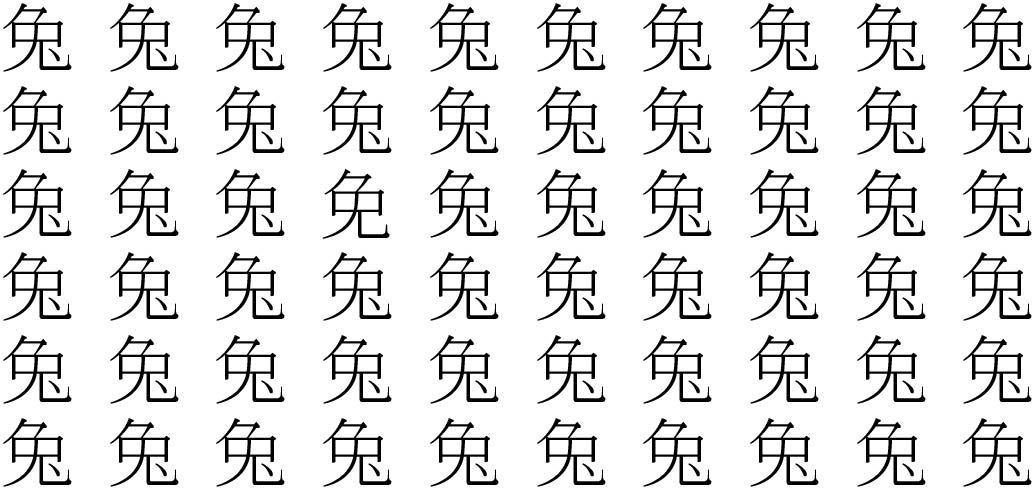
#> input picture templatematch/t2.jpg, 1035 x 490 px
$ python template.py
#> lines starting #> are read from the running program, lines starting #| are printed output that depends on the picture; after the words box and inside, x2 and y2 are one past the last pixel; in counts of white or black regions, pixels touching at a corner belong together
# template matching
import cv2
import numpy as np
from scipy import signal
from pprint import pprint
from matplotlib import pyplot as plt

def show_img(title, img):
    cv2.namedWindow(f"{title}", cv2.WINDOW_NORMAL)
    cv2.imshow(f"{title}", img)
    cv2.waitKey(0)


# 需要處理成透明背景 應該就可以找到對的物體進行辨識
path1 = "t2.jpg"
path2 = "template1.jpg"

img = cv2.imread(path1, 0)
#> img is the input picture: shape (490, 1035); min 0, max 255, mean 224.8

template = cv2.imread(path2, 0)
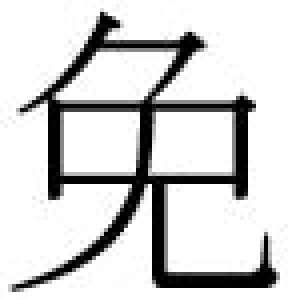
#> input picture templatematch/template1.jpg, 75 x 75 px (shown 4 times larger)
#> template is the input picture: shape (75, 75); min 0, max 255, mean 211.3
w = template.shape[1]
#> w = 75
h = template.shape[0]
#> h = 75
mask_img = np.where(template > 0, 100, 0)
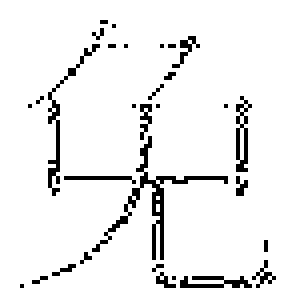
#> mask_img: shape (75, 75) int64 (shown 4 times larger); values 0 (black) and 100 (white), 93.5% white; black in thin lines or dots, all inside (x1, y1, x2, y2) = (5, 5, 69, 72)
mask_img = np.float32(mask_img)

cv2.imwrite("mask.jpg", mask_img)

res = cv2.matchTemplate(img, template, cv2.TM_CCORR_NORMED, mask=mask_img)
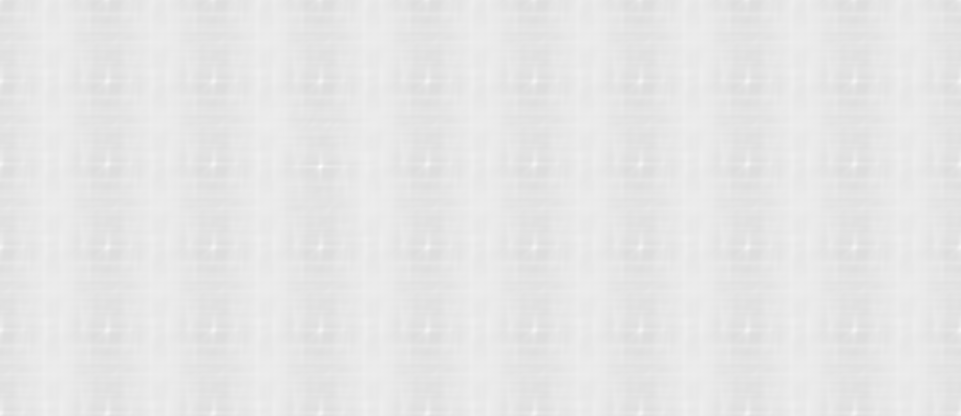
#> res: shape (416, 961) float32; min 0.87, max 1, mean 0.906

cv2.normalize(res, res, 0, 1, cv2.NORM_MINMAX, -1)
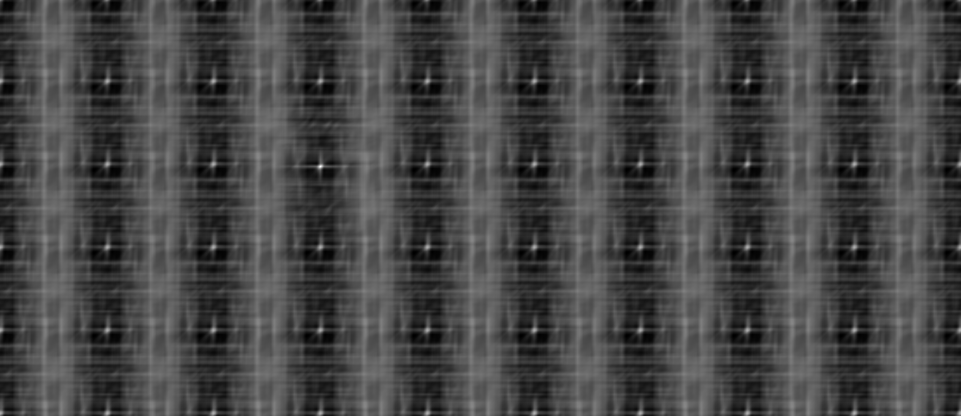
#> res: shape (416, 961) float32; min 1.48e-07, max 1, mean 0.278

loc = np.where(res > 0.85)
#> loc = ([166, 166, 166], [319, 320, 321])
min_val, max_val, min_loc, max_loc = cv2.minMaxLoc(res)
#> min_val = 1.48e-07; max_val = 1; min_loc = (521, 3); max_loc = (320, 166)
print(len(loc[0]))
#| 3
i = 0
tmp_point = []
x, y = (0, 0)
bottom_right = (max_loc[0] + w, max_loc[1] + h)
#> bottom_right = (395, 241)
cv2.rectangle(img, max_loc, bottom_right, (0, 0, 0), 2)
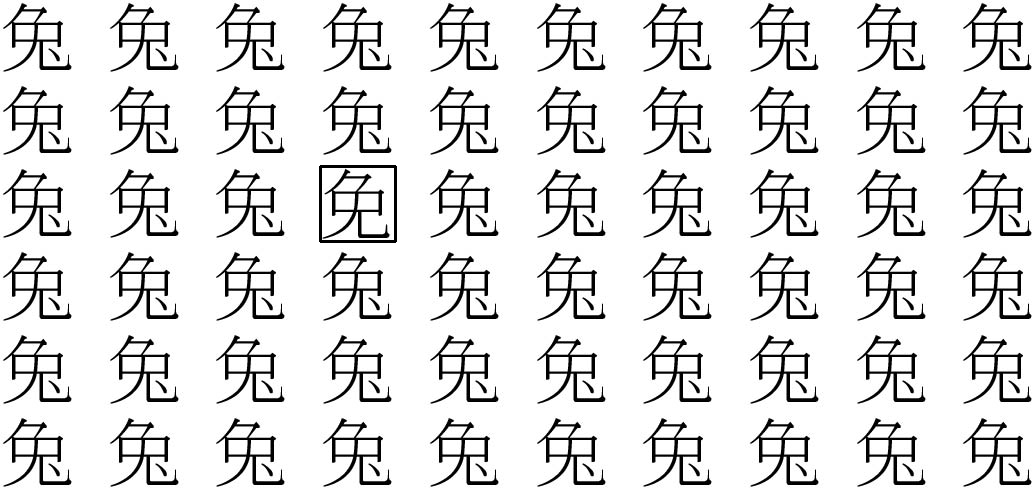
#> img: shape (490, 1035); 0.18% of pixels changed, all inside (x1, y1, x2, y2) = (319, 165, 397, 243)
imm = img[max_loc[1]:bottom_right[1], max_loc[0]:bottom_right[0]]
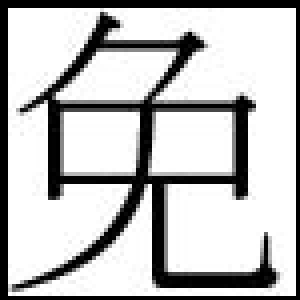
#> imm: shape (75, 75) (shown 4 times larger); min 0, max 255, mean 191.2
for pt in sorted(zip(*loc[::-1]), key=lambda s: s[0]):
    if np.sqrt((x - pt[0]) ** 2 + (y - pt[1]) ** 2) < 500:
        continue

    x, y = pt
    tmp_point.append(pt)
#> this loop made 3 passes
#> pt on passes 1 to 3: (319, 166), (320, 166), (321, 166)
#> after the loop, tmp_point = []
    # print(pt, (pt[0] + w, pt[1] + h))
    # cv2.rectangle(img, pt, (pt[0] + w, pt[1] + h), (0, 0, 0), 1)

x, y = (0, 0)
for pt in sorted(tmp_point, key=lambda s: s[1]):
    if np.sqrt((y - pt[1]) ** 2) < 150:
        continue
    x, y = pt
    print(pt)
#> this loop made 0 passes
    # cv2.rectangle(img, pt, (pt[0] + w, pt[1] + h), (0, 0, 0), 1)
show_img("test", img)
cv2.imwrite("template.jpg", imm)
# min_val, max_val, min_loc, max_loc = cv2.minMaxLoc(res)
# print(min_val, max_val, min_loc, max_loc)
